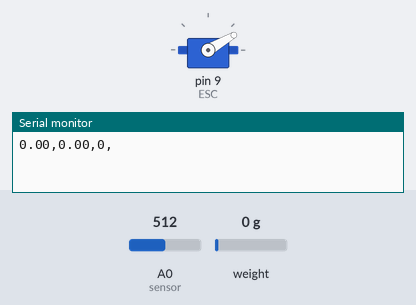
The sketch below on a simulated Arduino Uno, built with avr-gcc and run on an emulated ATmega328P. Shown: servo, the last lines printed to the serial monitor. Inputs (shaded band) come from the test bench; at power-on: A0 (sensor) = 512, weight on the scale 0 g.

Above: at 12.5 s.
At 20.5 s:
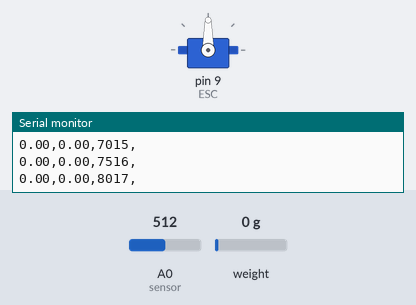
At 28.5 s:
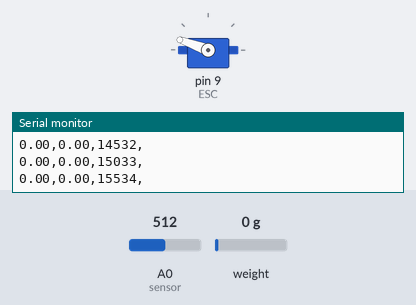
At 48.5 s:
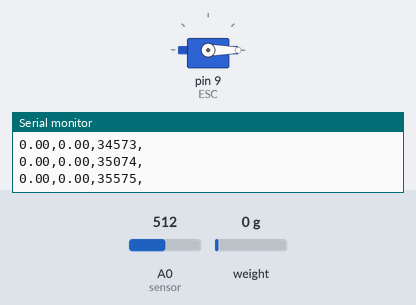
Timing chart, 0 to 50.0 s (numbered marks = the images above):
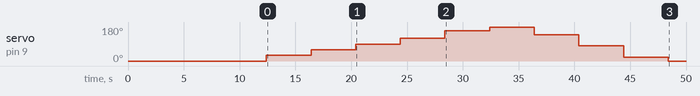

The sketch:

Final.ino
```cpp
#include <HX711_ADC.h>
#if defined(ESP8266)|| defined(ESP32) || defined(AVR)
#include <EEPROM.h>
#endif

#include <Servo.h>

Servo ESC;     // create servo object to control the ESC

// Program variables ----------------------------------------------------------
const int HX711_dout = 3; //mcu > HX711 dout pin
const int HX711_sck = 2; //mcu > HX711 sck pin

float measuredWeight = 0;
long cont = -1;
//HX711 constructor:
HX711_ADC LoadCell(HX711_dout, HX711_sck);

const int calVal_eepromAdress = 0;
unsigned long t = 0;

float Sensibilidad = 0.066; //sensibilidad en Voltios/Amperio para sensor de 30A
float I = 0.0;

unsigned long Tpotencia = 4000;
unsigned long TApotencia = millis();
unsigned long TEnvio = 500;
unsigned long TAEnvio = millis();
unsigned long Tinicio;

boolean flag = true;
int potValue = 0;  // value from the analog pin


//Separador de datos
const char kDelimiter = ',';


// SETUP ----------------------------------------------------------------------
void setup() {
  // Initialize Serial Communication
  Serial.begin(9600);

  //Cell Bar
  LoadCell.begin();
  float calibrationValue; // calibration value (see example file "Calibration.ino")
  EEPROM.get(calVal_eepromAdress, calibrationValue); // uncomment this if you want to fetch the calibration value from eeprom
  unsigned long stabilizingtime = 2000; // preciscion right after power-up can be improved by adding a few seconds of stabilizing time
  boolean _tare = true; //set this to false if you don't want tare to be performed in the next step
  LoadCell.start(stabilizingtime, _tare);
  if (LoadCell.getTareTimeoutFlag()) {
    Serial.println("Timeout, check MCU>HX711 wiring and pin designations");
    while (1);
  }
  else {
    LoadCell.setCalFactor(calibrationValue); // set calibration value (float)
  }

  // Attach the ESC on pin 9
  ESC.attach(9,1000,2000); // (pin, min pulse width, max pulse width in microseconds)
  ESC.write(0);    // Send the signal to the ESC
  delay(10000);
  Tinicio = millis();


}

// START OF MAIN LOOP ---------------------------------------------------------
void loop()
{
  // Gather and process sensor data
  unsigned long TNpotencia = millis();
  unsigned long TNEnvio = millis();
  unsigned long tiempo = millis()-Tinicio;

  if(TNpotencia - TApotencia > Tpotencia){
    if(potValue > 180){
      flag = false;
    }

    if(flag){
      if(potValue > 90){
        potValue = potValue +40;
      }else{
        potValue = potValue +30;
      }
    }else{
      potValue = potValue -60;
    }
    ESC.write(potValue);    // Send the signal to the ESC
    TApotencia = TNpotencia;
  }

  if(TNEnvio - TAEnvio > TEnvio){
    processSensors();
    sendDataToSerial(tiempo);
    TAEnvio = TNEnvio;
  }

}

// SENSOR INPUT CODE-----------------------------------------------------------
void processSensors()
{
  //Cell Bar
  static boolean newDataReady = 0;
  const int serialPrintInterval = 0; //increase value to slow down serial print activity

  // check for new data/start next conversion:
  if (LoadCell.update()) newDataReady = true;

  // get smoothed value from the dataset:
  if (newDataReady) {
    if (millis() > t + serialPrintInterval) {
      measuredWeight = (LoadCell.getData() < 0)? 0: LoadCell.getData();
      newDataReady = 0;
      t = millis();
    }
  }

  // receive command from serial terminal, send 't' to initiate tare operation:
  if (Serial.available() > 0) {
    char inByte = Serial.read();
    if (inByte == 't') LoadCell.tareNoDelay();
  }

  // Current Sensor
  I = get_corriente(500);//obtenemos la corriente promedio de 500 muestras


}

// Add any specialized methods and processing code below

float get_corriente(int n_muestras)
{
  float voltajeSensor;
  float corriente=0;
  for(int i=0;i<n_muestras;i++)
  {
    voltajeSensor = analogRead(A0) * (5.0 / 1023.0);////lectura del sensor
    corriente=corriente+(voltajeSensor-2.5)/Sensibilidad; //Ecuación  para obtener la corriente
  }

  corriente=corriente/n_muestras;

  if(corriente < 0.1){
    corriente = 0;
  }
  return(corriente);
}


// OUTGOING SERIAL DATA PROCESSING CODE----------------------------------------
void sendDataToSerial(long tiempo)
{
  // Send data out separated by a comma (kDelimiter)
  // Repeat next 2 lines of code for each variable sent:

  Serial.print(measuredWeight);   //Peso
  Serial.print(kDelimiter);

  Serial.print(I);                //Corriente
  Serial.print(kDelimiter);

  Serial.print(tiempo);                //tiempo
  Serial.print(kDelimiter);

  Serial.println(); // Add final line ending character only once
}
```

Measured:
- by itself, servo on pin 9 (ESC): rises from 0° to 180° in 20.0 s, then falls to 0° in 16.0 s
